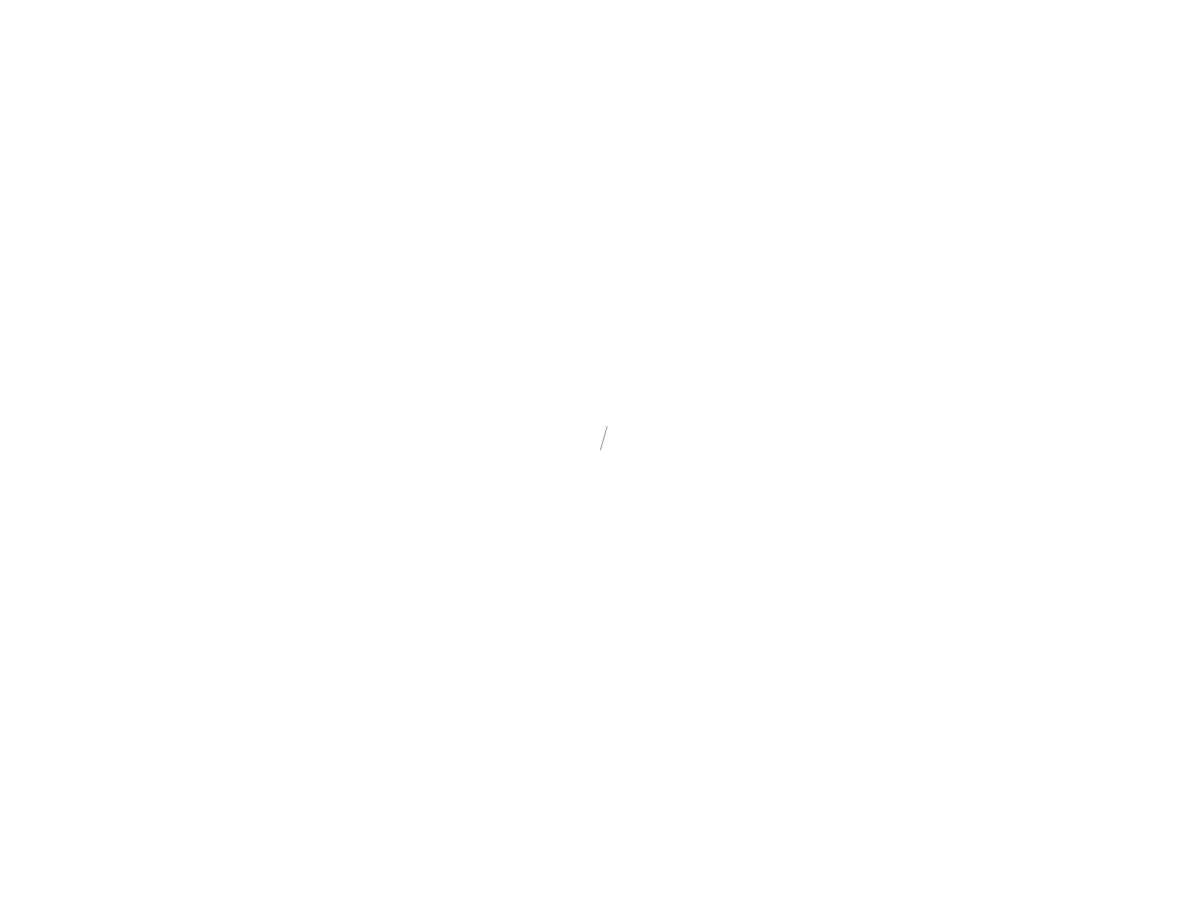
Frame 1 (no input)
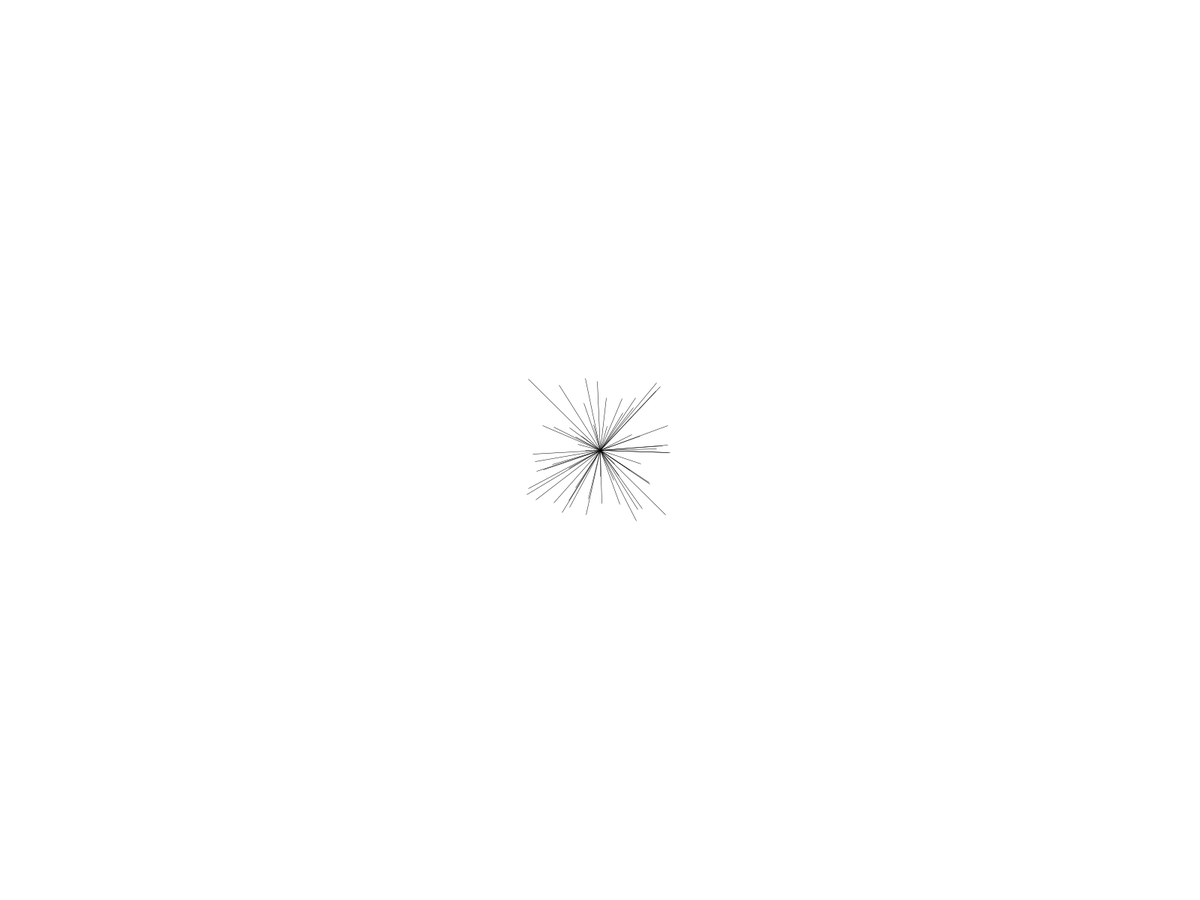
Frame 60 (the mouse pressed at the canvas centre just before this capture)
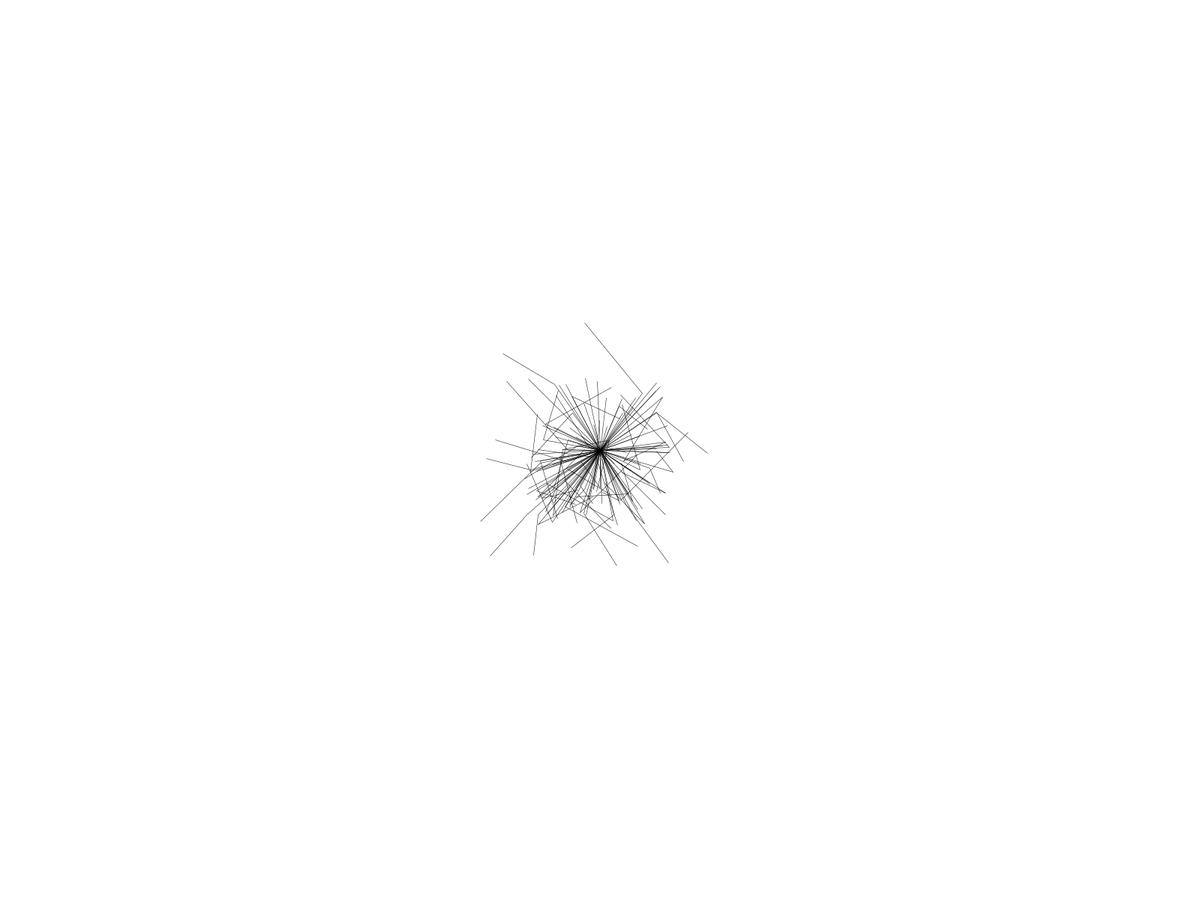
Frame 120 (the mouse held since frame 60 and released just before this capture)

The Processing sketch that drew these frames (run headless with seeded random() and noise(); from frame 60 on, the mouse is pressed at the canvas centre):

// Processing sketch: evilvortex
// ── evilvortex.pde
int SIZE;
Scribbler s1, s2,s3;
int SW;
int count;
int r = int(random(255));
int g = int(random(255));
int b = int(random(255));
int cvar = 45;
int q = 0;
int n = 1;
float px, py;

class Scribbler {
  float x1, y1, x2,y2;
  int slope;
  int r;
  color colour;
  boolean rainbow;
  float minSW;
  float maxSW;

  Scribbler(float y1, int r, int s, float minSW, float maxSW, boolean rainbow) {
    this.x1 = 0;
    this.y1 = y1;
    this.slope = s;
    this.r = r;
    this.rainbow = rainbow;
    this.minSW = minSW;
    this.maxSW = maxSW;
  }
  
  color getNextColour(){
    if(count++%40 == 0){
      r = max(0,min(255,r + int(random(-cvar,cvar))));
      g = max(0,min(255,g + int(random(-cvar,cvar))));
      b = max(0,min(255,b + int(random(-cvar,cvar))));
      colour = color(r,g,b,8);
    } 
    return colour;
  }
  void move(){
    x2 = random(0, width);

    y2 = y1 + random(-r,r);
 
    if(y2 >= SIZE || y2 <= 0){
      y2 = random(0, height);
    }
  }
  
  void scribble() {
    move();
    drawSwoosh();
  }
  
  void drawSwoosh(){
    strokeWeight(random(minSW,maxSW));

    noFill();      

   x1 = width*0.5;
   y1 = height*0.5;
   
  for(int i = 0; i < n; i++){
    px = x1;
    py = y1;
    x1 = getPoint(px);
    y1 = getPoint(py);
    line(px,py,x1,y1);
  }   
  

    y1 = y2;
  }
  
  int getPoint(float s){
    q = 100;
    return int(s) + int(random(-q,q));
}

  color getColour() {
    return colour;
  }
  
}

void mousePressed(){
  n++;
}


void setup() {
  fullScreen();
  SW = 1;
  SIZE = 600;
  strokeCap(SQUARE);
  background(255);
  count = 0;

  strokeWeight(SW);
  s1 = new Scribbler(random(height), width, 5, 0.5, 0.5, false);
  s2 = new Scribbler(random(height), width, 5, 10, 50, true);

}

void draw() {
    stroke(0,0,0,255);
    s1.scribble();
    //stroke(s2.getNextColour());
    //s2.scribble();
}
